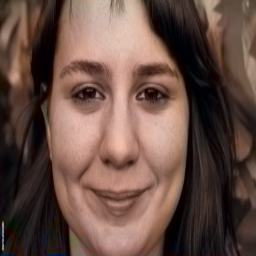
#> input picture img_97.png, 256 x 256 px
$ jupyter execute --allow-errors colorfulness.ipynb   (shell and % lines are left out)
#> lines starting #> are read from the running program, lines starting #| are printed output that depends on the picture; long printed decimals are rounded
[cell 1]
#!pip install imutils
#!pip install cv2
#!python -m pip install --upgrade pip

[cell 2]
# import the necessary packages
from imutils import build_montages
from imutils import paths
import numpy as np
import argparse
import imutils
import cv2
import matplotlib.pyplot as plt
import os

[cell 3]
def image_colorfulness(image):
    # split the image into its respective RGB components
    (B, G, R) = cv2.split(image.astype("float"))

    # compute rg = R - G
    rg = np.absolute(R - G)

    # compute yb = 0.5 * (R + G) - B
    yb = np.absolute(0.5 * (R + G) - B)

    # compute the mean and standard deviation of both `rg` and `yb`
    (rbMean, rbStd) = (np.mean(rg), np.std(rg))
    (ybMean, ybStd) = (np.mean(yb), np.std(yb))

    # combine the mean and standard deviations
    stdRoot = np.sqrt((rbStd ** 2) + (ybStd ** 2))
    meanRoot = np.sqrt((rbMean ** 2) + (ybMean ** 2))

    # derive the "colorfulness" metric and return it
    return stdRoot + (0.3 * meanRoot)

[cell 4]
path = "./img_97.png"

img = cv2.imread(path)
#> img is the input picture: shape (256, 256, 3); mean B, G, R 69.6, 78.6, 104.4
cv2.imshow("image",img)

[cell 5]
def colorHist(path):

    img = cv2.imread(path)    # Load the image
    print("Image colorfulness: "+str(image_colorfulness(img)))
#> in image_colorfulness, `(rbMean, rbStd) = (np.mean(rg), np.std(rg))`: rbMean = 26.03; rbStd = 15.39
#> in image_colorfulness, `(ybMean, ybStd) = (np.mean(yb), np.std(yb))`: ybMean = 22.4; ybStd = 14.06
#> in image_colorfulness, `stdRoot = np.sqrt((rbStd ** 2) + (ybStd ** 2))`: stdRoot = 20.84
#> in image_colorfulness, `meanRoot = np.sqrt((rbMean ** 2) + (ybMean ** 2))`: meanRoot = 34.34
#| Image colorfulness: 31.143
    channels = cv2.split(img)       # Set the image channels
    colors = ("b", "g", "r")        # Initialize tuple
    plt.figure()
    plt.title("Color Histogram")
    plt.xlabel("Bins")
    plt.ylabel("Number of Pixels")

    for (i, col) in zip(channels, colors):       # Loop over the image channels
        hist = cv2.calcHist([i], [0], None, [256], [0, 256])   # Create a histogram for current channel
        plt.plot(hist, color = col)      # Plot the histogram
        plt.xlim([0, 256])
#> this loop made 3 passes
#> col on passes 1 to 3: 'b', 'g', 'r'

colorHist(path)
#> figure, not shown here; curve peaks at x = 0, y = 2333; curve peaks at x = 0, y = 2294; curve peaks at x = 0, y = 731

[cell 6]
path = "./result/img_788.png"
#> (the rest of this cell did not finish here and is left out)


[cell 7]
from matplotlib import pyplot as plt
import cv2

path = "./img_97.png"
img = cv2.imread(path)
plt.imshow(img)
plt.title('my picture')
plt.show()

colorHist(path)
#| Image colorfulness: 31.143

[cell 8]
img = cv2.imread(path)

# shows the image
plt.imshow(img)

[cell 9]
from matplotlib import pyplot as plt
import cv2

path = "./img_181.png"
img = cv2.imread(path)
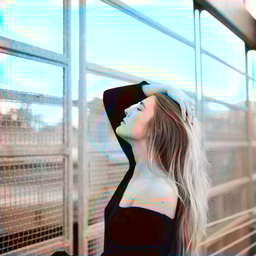
#> input picture img_181.png, 256 x 256 px
#> img is the input picture: shape (256, 256, 3); mean B, G, R 171.5, 174, 167.5
plt.imshow(img)
plt.title('my picture')
plt.show()

colorHist(path)
#> in image_colorfulness (call 4), `yb = np.absolute(0.5 * (R + G) - B)`:
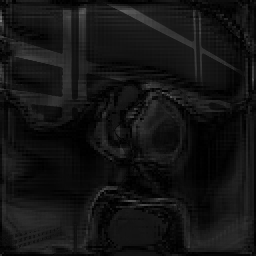
#> yb: shape (256, 256) float64; min 0, max 127.5, mean 19.7
#> in image_colorfulness (call 4), `(rbMean, rbStd) = (np.mean(rg), np.std(rg))`: rbMean = 25.78; rbStd = 18.32
#> in image_colorfulness (call 4), `(ybMean, ybStd) = (np.mean(yb), np.std(yb))`: ybMean = 19.73; ybStd = 13.19
#> in image_colorfulness (call 4), `stdRoot = np.sqrt((rbStd ** 2) + (ybStd ** 2))`: stdRoot = 22.58
#> in image_colorfulness (call 4), `meanRoot = np.sqrt((rbMean ** 2) + (ybMean ** 2))`: meanRoot = 32.46
#| Image colorfulness: 32.316
#> figure, not shown here; curve peaks at x = 255, y = 16587; curve peaks at x = 255, y = 16908; curve peaks at x = 215, y = 777

[cell 10]
path = "./img_75.png"
img = cv2.imread(path)
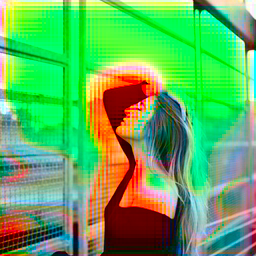
#> input picture img_75.png, 256 x 256 px
#> img is the input picture: shape (256, 256, 3); mean B, G, R 93.6, 174.6, 97.7
plt.imshow(img)
plt.title('my picture')
plt.show()

colorHist(path)
#> in image_colorfulness (call 5), `yb = np.absolute(0.5 * (R + G) - B)`:
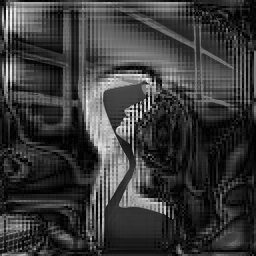
#> yb: shape (256, 256) float64; min 0, max 250.5, mean 58
#> in image_colorfulness (call 5), `(rbMean, rbStd) = (np.mean(rg), np.std(rg))`: rbMean = 122.5; rbStd = 87.3
#> in image_colorfulness (call 5), `(ybMean, ybStd) = (np.mean(yb), np.std(yb))`: ybMean = 58.02; ybStd = 47.36
#> in image_colorfulness (call 5), `stdRoot = np.sqrt((rbStd ** 2) + (ybStd ** 2))`: stdRoot = 99.32
#> in image_colorfulness (call 5), `meanRoot = np.sqrt((rbMean ** 2) + (ybMean ** 2))`: meanRoot = 135.6
#| Image colorfulness: 139.997
#> figure, not shown here; curve peaks at x = 0, y = 10057; curve peaks at x = 255, y = 18087; curve peaks at x = 0, y = 18758

[cell 11]
path = "./img_82.png"
img = cv2.imread(path)
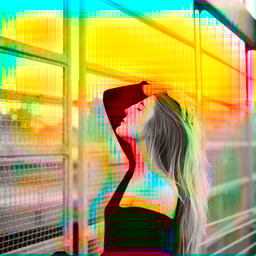
#> input picture img_82.png, 256 x 256 px
#> img is the input picture: shape (256, 256, 3); mean B, G, R 93.8, 166.7, 172.4
plt.imshow(img)
plt.title('my picture')
plt.show()

colorHist(path)
#> in image_colorfulness (call 6), `(B, G, R) = cv2.split(image.astype("float"))`:
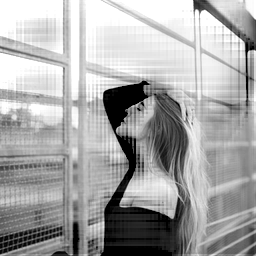
#> G: shape (256, 256) float64; min 0, max 255, mean 166.7
#> in image_colorfulness (call 6), `(B, G, R) = cv2.split(image.astype("float"))`:
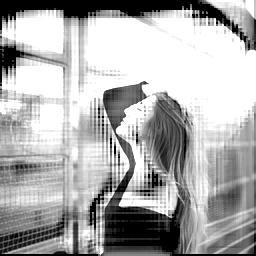
#> R: shape (256, 256) float64; min 0, max 255, mean 172.4
#> in image_colorfulness (call 6), `rg = np.absolute(R - G)`:
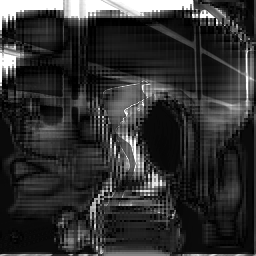
#> rg: shape (256, 256) float64; min 0, max 255, mean 48.7
#> in image_colorfulness (call 6), `yb = np.absolute(0.5 * (R + G) - B)`:
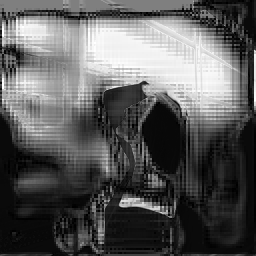
#> yb: shape (256, 256) float64; min 0, max 255, mean 90.4
#> in image_colorfulness (call 6), `(rbMean, rbStd) = (np.mean(rg), np.std(rg))`: rbMean = 48.68; rbStd = 56.56
#> in image_colorfulness (call 6), `(ybMean, ybStd) = (np.mean(yb), np.std(yb))`: ybMean = 90.4; ybStd = 78.53
#> in image_colorfulness (call 6), `stdRoot = np.sqrt((rbStd ** 2) + (ybStd ** 2))`: stdRoot = 96.78
#> in image_colorfulness (call 6), `meanRoot = np.sqrt((rbMean ** 2) + (ybMean ** 2))`: meanRoot = 102.7
#| Image colorfulness: 127.586
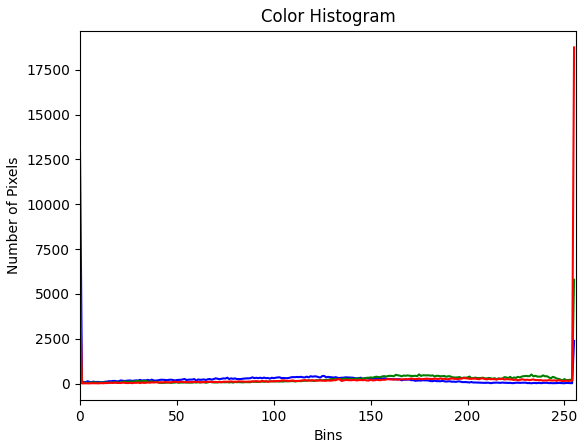
#> figure drawn by matplotlib, 1 panel; curve peaks at x = 0, y = 12983; curve peaks at x = 255, y = 5792; curve peaks at x = 255, y = 18747
